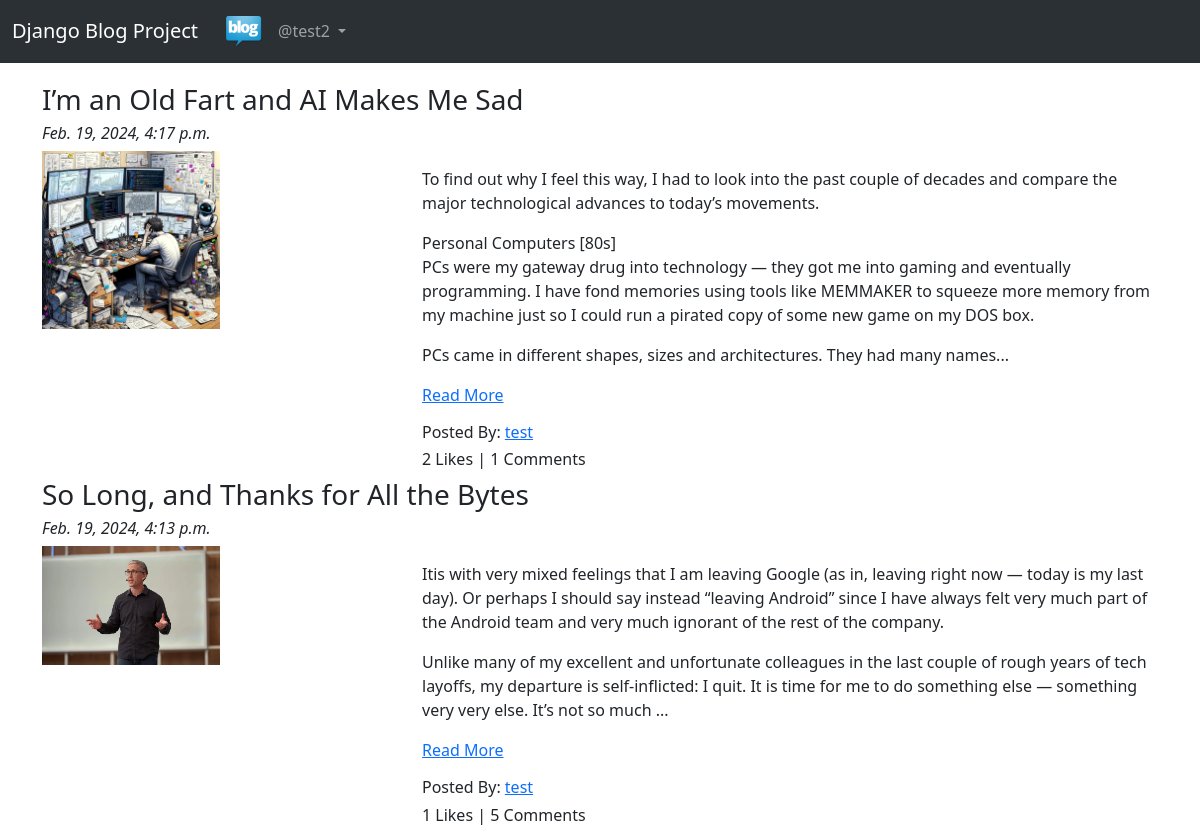
Page /blog/ (signed in) on the committed database.
### app_blog/models.py (models this page shows, shortened)
class Blog(models.Model):
    author = models.ForeignKey(User, on_delete=models.CASCADE, related_name='post_author')
    blog_title = models.CharField(max_length=264, verbose_name='Put a Title')
    slug = models.SlugField(max_length=264, unique=True)
    blog_content = models.TextField(verbose_name="What is on your mind")
    blog_image = models.ImageField(upload_to='blog_images', verbose_name="Image")
    publish_date = models.DateTimeField(auto_now_add=True)
    update_date = models.DateTimeField(auto_now=True)
    class Meta:
        ordering = ('-publish_date',)

### app_blog/views.py (the view)
# urls.py: path('', views.BlogList.as_view(), name='blog_list'),
class BlogList(ListView):
    context_object_name = 'blogs'
    model = Blog
    template_name = 'app_blog/blog_list.html'

### app_blog/templatetags/custom_filters.py (called while the page is built)
def range_filter(value):
    return value[:500] + "..."

### templates/app_blog/blog_list.html (shortened to what this page needs)
{% extends "base.html" %}
{% load custom_filters %}
{% block body_block %}
{% for blog in blogs %}
<h3>{{ blog.blog_title }}</h3>
<h6><i>{{ blog.publish_date }}</i></h6>
<div class=row>
    <div class=col-sm-4>
        <img src="/media/{{ blog.blog_image }}" alt="{{ blog.blog_title }}" title="{{ blog.blog_title }}" width="50%">
    </div>
    <div class=col-sm-8>
        <p>{{ blog.blog_content|range_filter|linebreaks }} <a href="{% url 'app_blog:blog_details' slug=blog.slug %}">Read More</a></p>
        <h6>Posted By: <a href="#">{{ blog.author }}</a></h6>
        <h6>{{ blog.liked_blog.count }} Likes | {{ blog.blog_comment.count }} Comments</h6>
    </div>
</div>
{% endfor %}
{% endblock %}

### templates/base.html (shortened to what this page needs)
<!DOCTYPE html>
<html lang="en">
<head>
    <link href="https://cdn.jsdelivr.net/npm/bootstrap@5.3.1/dist/css/bootstrap.min.css" rel="stylesheet"
>
</head>
<body>
    <nav class="navbar navbar-expand-lg bg-body-tertiary" data-bs-theme="dark">
        <div class="container-fluid">
          <a class="navbar-brand" href="#">Django Blog Project</a>
          <div class="collapse navbar-collapse" id="navbarText">
            <ul class="navbar-nav me-auto mb-2 mb-lg-0">
              <li class="nav-item active">
                <a class="nav-link" aria-current="page" href="{% url 'index' %}"><img src="/media/logo-home.jpg" width="40px"></a>
              </li>
            {% if user.is_authenticated %}
              <div class="collapse navbar-collapse" id="navbarNavDarkDropdown">
                <ul class="navbar-nav">
                  <li class="nav-item dropdown">
                    <a class="nav-link dropdown-toggle" href="#" id="navbarDarkDropdownMenuLink" role="button" data-bs-toggle="dropdown" aria-expanded="false">
                      @{{ user.username}}
                    </a>
                  </li>
                </ul>
              </div>
            {% endif %}
            </ul>
          </div>
        </div>
    </nav>
<div class="container" style="padding-top: 20px">
  {% block body_block %}
  {% endblock %}
</div>
</body>
</html>

### rows in the picture
Blog: blog_title "I’m an Old Fart and AI Makes Me Sad", publish_date "Feb. 19, 2024, 4:17 p.m.", blog_image (picture), blog_content|range_filter "To find out why I feel this way, I had to look into the past couple of decades and compare the major technological advances to today’s movements. Personal Computers [80s] PCs were my gateway drug into technology — they got me into gaming and eventually programming. I have fond memories using tools like MEMMAKER to squeeze more memory from my machine just so I could run a pirated copy of some new game on my DOS box. PCs came in different shapes, sizes and architectures. They had many names...", author "test", liked_blog.count "2", blog_comment.count "1"
Blog: blog_title "So Long, and Thanks for All the Bytes", publish_date "Feb. 19, 2024, 4:13 p.m.", blog_image (picture), blog_content|range_filter "Itis with very mixed feelings that I am leaving Google (as in, leaving right now — today is my last day). Or perhaps I should say instead “leaving Android” since I have always felt very much part of the Android team and very much ignorant of the rest of the company. Unlike many of my excellent and unfortunate colleagues in the last couple of rough years of tech layoffs, my departure is self-inflicted: I quit. It is time for me to do something else — something very very else. It’s not so much ...", author "test", liked_blog.count "1", blog_comment.count "5"

### other values in the picture
{{ user.username }} "test2"
